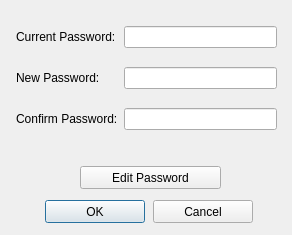
<?xml version="1.0" encoding="UTF-8"?>
<ui version="4.0">
 <class>PasswordDialog</class>
 <widget class="QDialog" name="PasswordDialog">
  <property name="geometry">
   <rect>
    <x>0</x>
    <y>0</y>
    <width>292</width>
    <height>235</height>
   </rect>
  </property>
  <property name="windowTitle">
   <string>Please Input Password</string>
  </property>
  <widget class="QPushButton" name="m_btnOK">
   <property name="geometry">
    <rect>
     <x>45</x>
     <y>200</y>
     <width>100</width>
     <height>23</height>
    </rect>
   </property>
   <property name="text">
    <string>OK</string>
   </property>
  </widget>
  <widget class="QPushButton" name="m_btnEditPwd">
   <property name="geometry">
    <rect>
     <x>80</x>
     <y>166</y>
     <width>141</width>
     <height>23</height>
    </rect>
   </property>
   <property name="text">
    <string>Edit Password</string>
   </property>
  </widget>
  <widget class="QPushButton" name="m_btnCancel">
   <property name="geometry">
    <rect>
     <x>153</x>
     <y>200</y>
     <width>100</width>
     <height>23</height>
    </rect>
   </property>
   <property name="text">
    <string>Cancel</string>
   </property>
  </widget>
  <widget class="QWidget" name="layoutWidget">
   <property name="geometry">
    <rect>
     <x>16</x>
     <y>13</y>
     <width>261</width>
     <height>131</height>
    </rect>
   </property>
   <layout class="QGridLayout" name="gridLayout">
    <item row="1" column="0" colspan="2">
     <widget class="QLabel" name="label_2">
      <property name="text">
       <string>New Password:</string>
      </property>
      <property name="buddy">
       <cstring>m_edtNewPwd</cstring>
      </property>
     </widget>
    </item>
    <item row="2" column="2">
     <widget class="QLineEdit" name="m_edtConfirmPwd">
      <property name="echoMode">
       <enum>QLineEdit::Password</enum>
      </property>
     </widget>
    </item>
    <item row="2" column="0" colspan="2">
     <widget class="QLabel" name="label_3">
      <property name="text">
       <string>Confirm Password:</string>
      </property>
      <property name="buddy">
       <cstring>m_edtConfirmPwd</cstring>
      </property>
     </widget>
    </item>
    <item row="0" column="2">
     <widget class="QLineEdit" name="m_edtCurrPwd">
      <property name="echoMode">
       <enum>QLineEdit::Password</enum>
      </property>
     </widget>
    </item>
    <item row="0" column="0" colspan="2">
     <widget class="QLabel" name="label">
      <property name="text">
       <string>Current Password:</string>
      </property>
      <property name="buddy">
       <cstring>m_edtCurrPwd</cstring>
      </property>
     </widget>
    </item>
    <item row="1" column="2">
     <widget class="QLineEdit" name="m_edtNewPwd">
      <property name="echoMode">
       <enum>QLineEdit::Password</enum>
      </property>
     </widget>
    </item>
   </layout>
  </widget>
 </widget>
 <tabstops>
  <tabstop>m_edtCurrPwd</tabstop>
  <tabstop>m_edtNewPwd</tabstop>
  <tabstop>m_edtConfirmPwd</tabstop>
  <tabstop>m_btnEditPwd</tabstop>
 </tabstops>
 <resources/>
 <connections/>
</ui>
